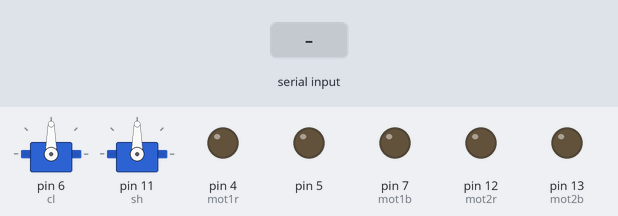
Bench run of a sketch on a simulated Arduino Uno, built with avr-gcc and run on an emulated ATmega328P. Shown: 2 × servo, output pins drawn as LEDs (lit = HIGH). Inputs (shaded band) come from the test bench. What the sketch prints to the serial monitor is not drawn.

Above: at 1.2 s.
1.3 s: "K" received over Serial
3.8 s: byte 80 ('P') received over Serial
At 4.3 s:
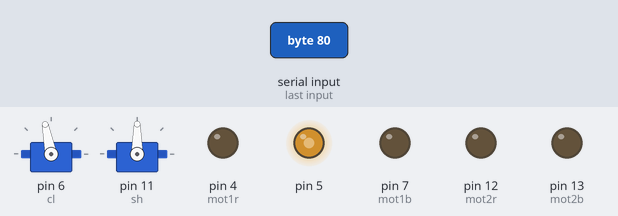
5.3 s: byte 84 ('T') received over Serial
At 6.5 s:
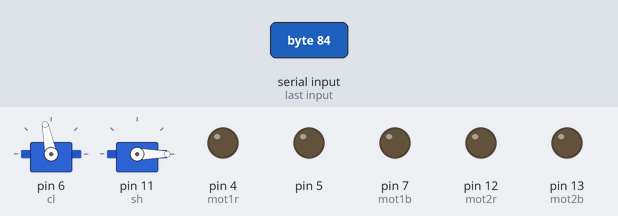
6.8 s: "F" received over Serial
At 7.8 s:
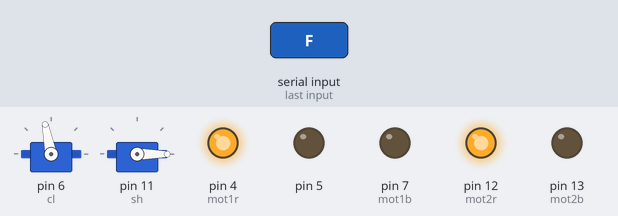
8.3 s: "B" received over Serial
At 9.0 s:
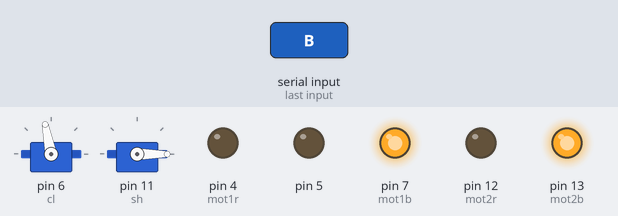
9.8 s: "L" received over Serial
At 10.1 s:
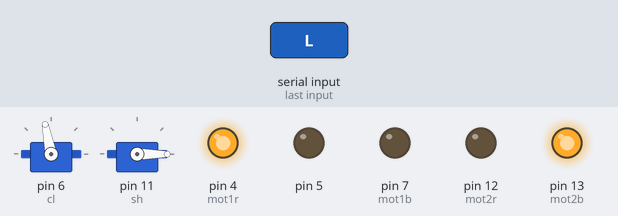
Timing chart, 0 to 12.3 s (numbered marks = the images above; inputs shaded):
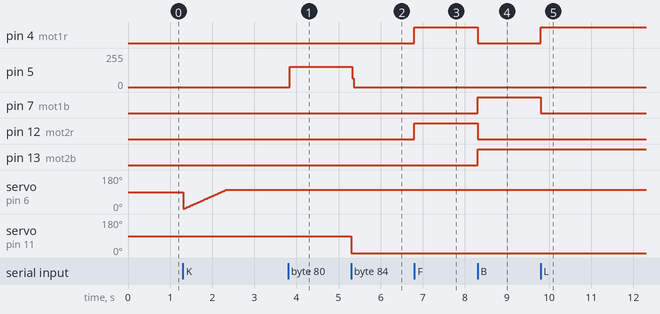

The sketch:

WaterFinal.ino
```cpp
/*               This is the code for running a Car with an Arm.
                        Used in IIT-D: Save The Drowning
                          Made by: Eashan Wadhwa
                         Dated: 19th Feburary 2017
*/
//  Variables:
#include<Servo.h>
Servo cl;
Servo sh;
const int mot1r=4;
const int mot1b=7;
const int mot2r=12;
const int mot2b=13;
int pcl=0;
int el=0;
int w=0;
char stat;
int lper;
int lpul;
//Initialise
void fwd()
{
  digitalWrite(mot1r,HIGH);digitalWrite(mot1b,LOW);
  digitalWrite(mot2r,HIGH);digitalWrite(mot2b,LOW);

}
void bkd()
{
  digitalWrite(mot1r,LOW);digitalWrite(mot1b,HIGH);
  digitalWrite(mot2r,LOW);digitalWrite(mot2b,HIGH);

}
void lft()
{
  digitalWrite(mot2r,HIGH);digitalWrite(mot2b,LOW);
digitalWrite(mot1r,LOW);digitalWrite(mot1b,HIGH);

}
void rt()
{
  digitalWrite(mot1r,HIGH);digitalWrite(mot1b,LOW);
  digitalWrite(mot2r,LOW);digitalWrite(mot2b,HIGH);
}
void stp()
{
  digitalWrite(mot2r,LOW);digitalWrite(mot2b,LOW);digitalWrite(mot1r,LOW);digitalWrite(mot1b,LOW);
}


void setup() {
//  wri.attach(10);
  cl.attach(6);
  sh.attach(11);
  pinMode(5,OUTPUT);
  pinMode(mot1r,OUTPUT);
  pinMode(mot1b,OUTPUT);
  pinMode(mot2r,OUTPUT);
  pinMode(mot2b,OUTPUT);

  //wa.attach(11);
  // put your setup code here, to run once:
Serial.begin(9600);
//       digitalWrite(11,LOW);
//            delayMicroseconds(lpul);

}

void loop(){
  if(Serial.available()>0){
    stat=(char)Serial.read();
    Serial.print(stat);
  }
  if(stat=='F'){fwd();}
  if(stat=='B'){bkd();}
  if(stat=='L'){rt();}
  if(stat=='R'){lft();}
   if(stat=='S'){stp();}
  if (stat=='K')
          {
          delay(10);
        if(pcl>100){pcl--;}
            pcl++;
       cl.write(pcl);}//CLAW OPEN
  if (stat=='X')
           {delay(10);
           if(pcl<2){pcl++;}
             pcl--;
           cl.write(pcl);}//CLAW CLOSE
  if (stat=='M')
            {delay(10);
           if(el>100){el--;}
           el++;
            sh.write(el);}//elbow increase
  if (stat=='N')
            {delay(10);
           if(el<2){el++;}
           el--;
            sh.write(el);}//elbow decrease
  if (stat=='O')
      {//delay(10);
         //  if(w<1){w++;}w--;
           // wa.write(w);
         lper=0.25*1000;
         lpul=0.01*1000;
       pulse(lper,lpul);}//waist left
  if (stat=='P')
      {//delay(10);
         //  if(w>181){w--;}w++;
            //wa.write(w);
          lper=0.06*1000;
          lpul=0.02*1000;
        pulse(lper,lpul);}//waist right

  if (stat=='T'){
    //Serial.println("Stop");
            cl.write(pcl);
            sh.write(el);
            lper=0;
          digitalWrite(5,LOW);
          delayMicroseconds(lper);
              }
}
void pulse(int lper, int lpul){
  digitalWrite(5,HIGH);
delayMicroseconds(lper);
digitalWrite(5,LOW);
delayMicroseconds(lpul);
}
```

Measured:
- after the input at 3.8 s, pin 5: 0/255 → 153/255 at once
- after the input at 5.3 s, pin 5: 153/255 → 0/255 at once; servo on pin 11 (sh): 90° → 0° at once
- after the input at 6.8 s, pin 4 (mot1r), pin 12 (mot2r): LOW → HIGH at once
- after the input at 8.3 s, pin 4 (mot1r), pin 12 (mot2r): HIGH → LOW at once; pin 7 (mot1b), pin 13 (mot2b): LOW → HIGH at once
- after the input at 9.8 s, pin 4 (mot1r): LOW → HIGH at once; pin 7 (mot1b): HIGH → LOW at once
